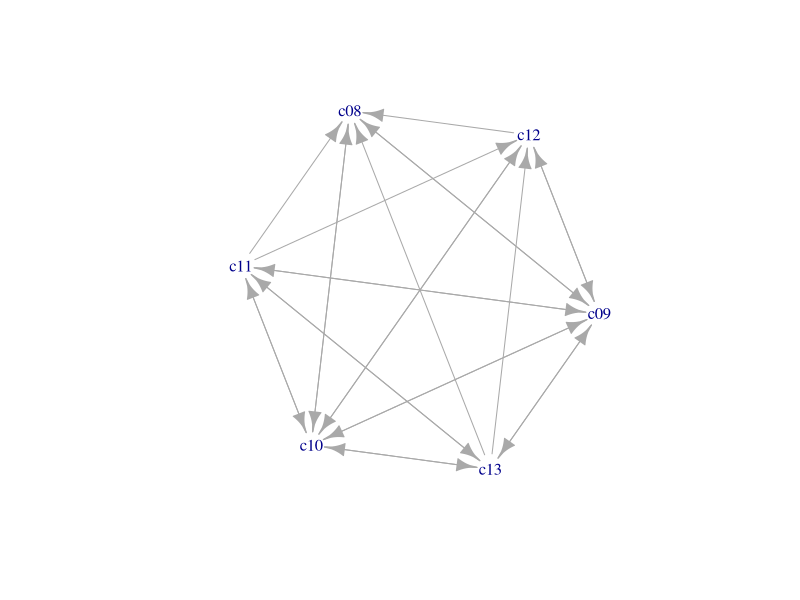
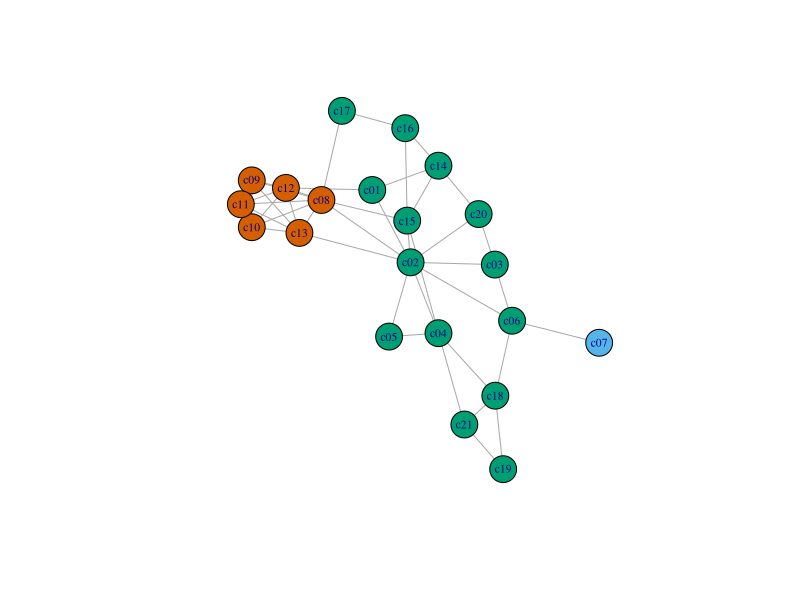
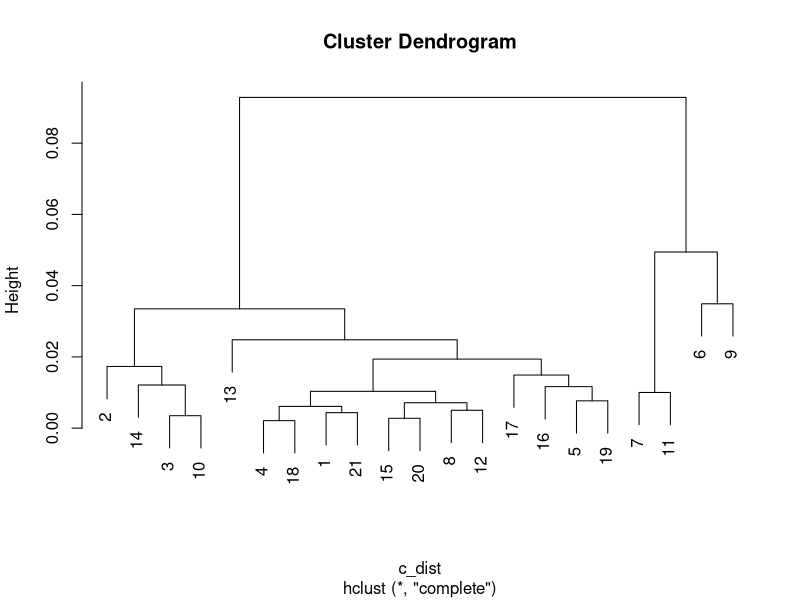
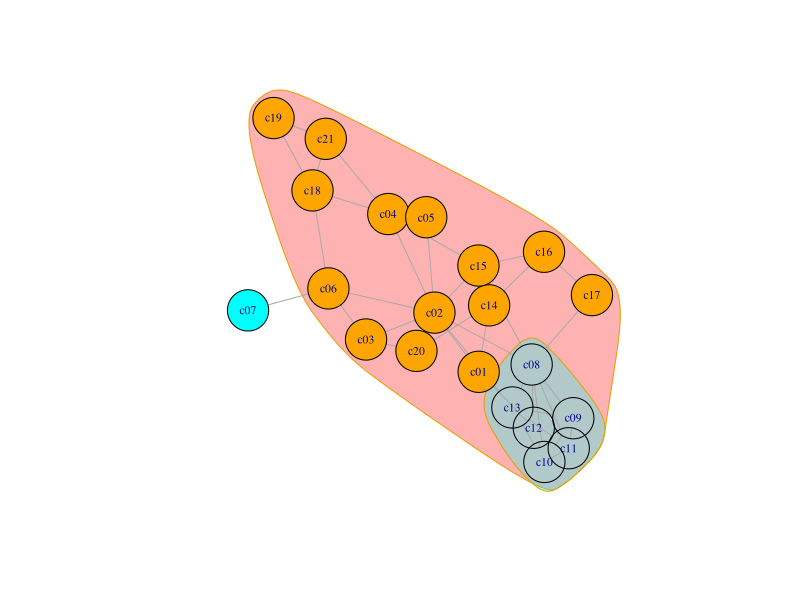
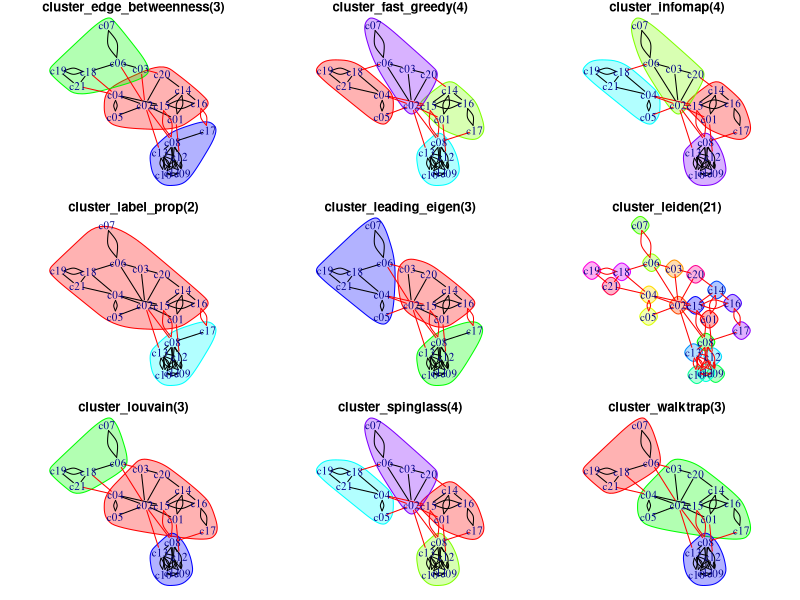
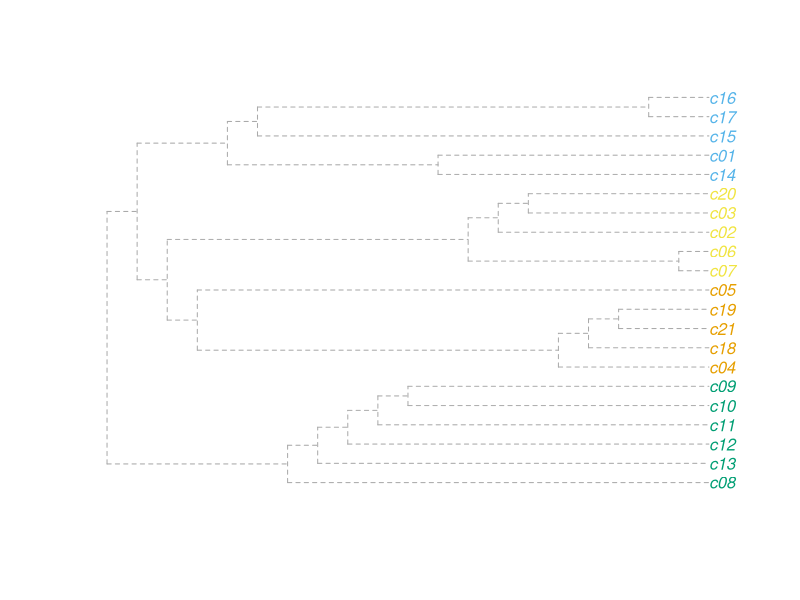

Recreate these plots in R, in order.
####################################
#               제 6 장             #
####################################

## 결속집단
### edge리스트로 되어 있는 csv 파일 읽기
net_informal <- read.csv('files/company_c_informal_edges.csv')

### 연결망 그래프로 전환  
library(igraph)
g_informal <- graph_from_data_frame(net_informal, directed = TRUE)

### 5개 노드로 구성되어 있는 결속집단 갯수 구하기 
length(cliques(g_informal, min=5))
### 6개 노드로 구성되어 있는 결속집단 갯수 구하기 
length(cliques(g_informal, min=6))
### 결속집단 찾기(minimum 6개 이상의 노드)
cliq <- cliques(g_informal, min=6)
print(cliq)

### 중첩되지 않은 결속집단 찾기  
max_cliques(g_informal, min=3)

### 중첩되지 않은 결속집단의 갯수 세기 
count_max_cliques(g_informal, min=3)

### 가장 큰 결속집단 찾기
largest_clique <- largest_cliques(g_informal)
print(largest_clique)

### g_informal 그래프에서 largest_clique 찾아서 그래프로 그리기
largest_clique <- induced_subgraph(g_informal, largest_clique[[1]])
plot(largest_clique, vertex.shape = 'none', 
     layout=layout.kamada.kawai(largest_clique))

## k-cores
### 방향성없는 연결망으로 변환하기 
g_informal <-  graph_from_data_frame(net_informal, directed = FALSE)
g_informal_s <- simplify(g_informal)

### k-core 개체 추출
kcore <- coreness(g_informal_s)    
print(kcore)

### k-core 시각화하기 
V(g_informal_s)$core <- kcore      # k-cores 값을 노드 속성 core로 추가 
plot(g_informal_s, vertex.color=V(g_informal_s)$core+1, 
     vertex.label.cex = 0.7) # 시각화

## 군집 분석
# 유사성 행렬의 예시 자료 불러들이기
att <- read.csv('files/company_c_att.csv')
# 데이터프래임 형테어서 메트릭스 형태로 저장
(att_matrix <- as.matrix(att))

c_dist <- dist(1- cor(t(att_matrix)))
hc <- hclust(c_dist, method = 'complete')
plot(hc)

# 군집을 2~5개로 나눠보기
g25 <- cutree(hc, k = 2:5)
g25
table(grp2 = g25[, '2'], grp5 = g25[, '5'])

## 구성집단
### 강한 구성집단 
components(g_informal, mode = 'strong')

### 약한 구성집단 membership
components(g_informal, mode = 'weak')$membership

### 2중 구성집단
biconnected_components(g_informal)

## Cohesive block
cohesive_blks <- cohesive_blocks(g_informal_s)
cohesive_blks
plot(cohesive_blks, g_informal_s, vertex.label=V(g_informal_s)$name, 
      vertex.size=24, vertex.size2=8, vertex.label.cex = 0.7,
      mark.border=1, colbar=c(NA, 'cyan','orange') )

## 커뮤니티 탐색
### igraph 함수 중 "cluster_"로 시작하는 함수들을 리스트로 저장하기 
clusters <- grep("^cluster_", ls("package:igraph"), value=TRUE)

### 위의 리스트에서 특정 함수명 제거하기 
clusters <- clusters[!grepl("fluid_communities|cluster_optimal", 
                        clusters)]

### layout_with_fr로 레이아웃 고정시켜기 
l = layout_with_fr(g_informal_s)

### 이미지 분할(3*3) 및 여백 설정 
par(mfrow=c(3,3), mar=c(1,1,1,1))

### cluster_ 함수 반복 실행 및 시각화 
for(cluster in clusters) {
  cluster_out <- do.call(cluster, list(simplify(g_informal_s))) 
  plot(cluster_out, 
        g_informal, vertex.shape="none",  
        edge.arrow.mode=0, 
        layout=l, 
        main=paste0(cluster,"(",max(cluster_out$membership), ")")) }
dev.off()

### 덴드로그램으로 커뮤니티 표현하기 
graph_cl <- cluster_fast_greedy(simplify(g_informal_s))
plot_dendrogram(graph_cl)


